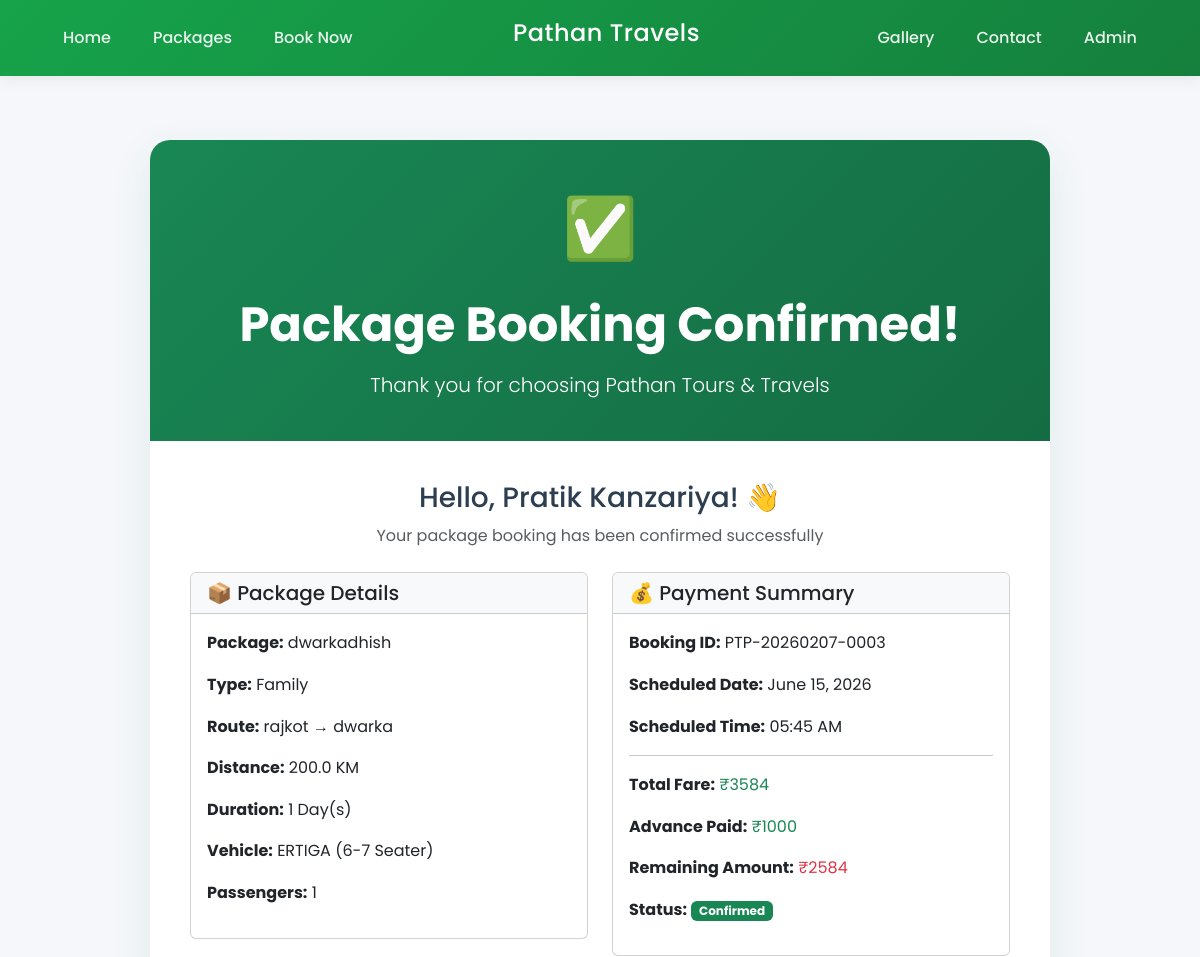
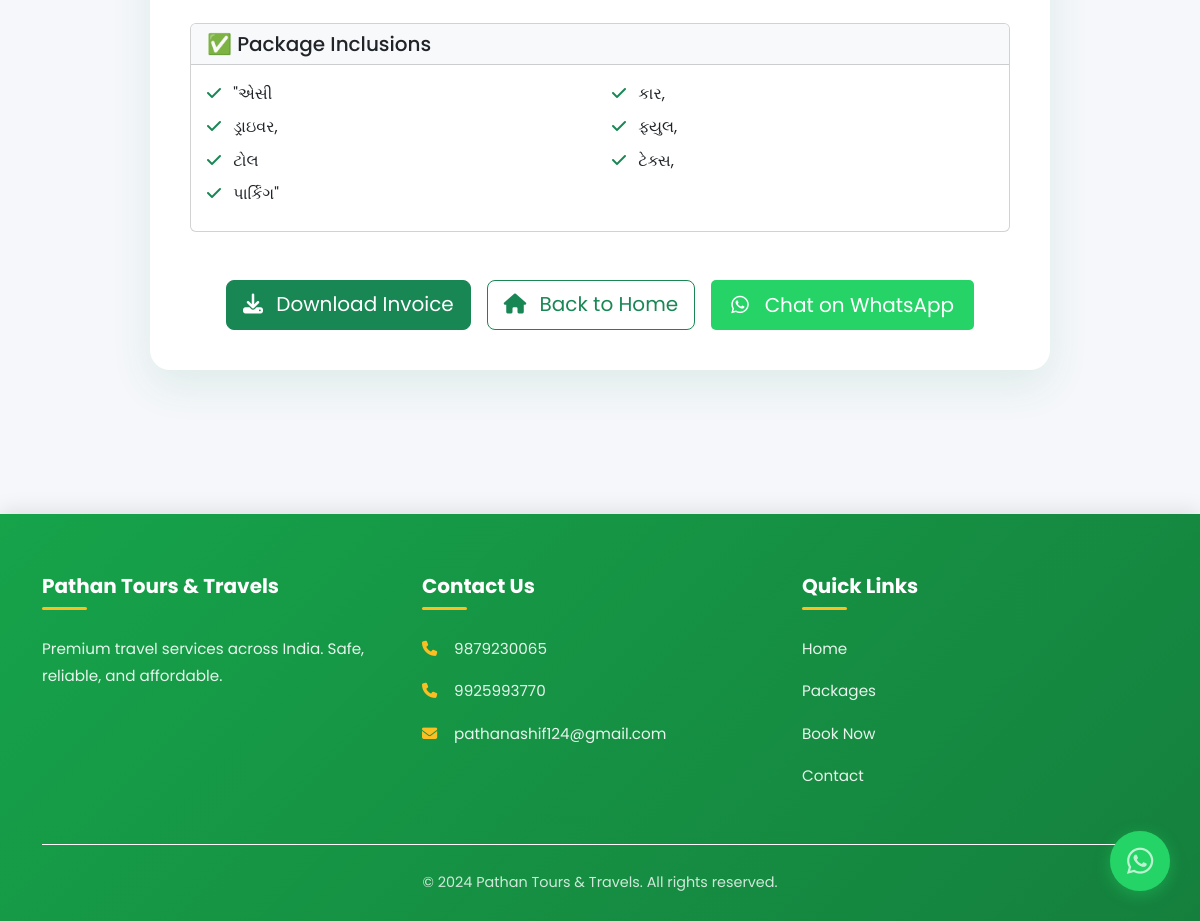
The page /packages/confirmation/3/ on the database its author committed (2 pictures, top to bottom).
### packages/models.py (models this page shows, shortened)
class PackageBooking(models.Model):
    STATUS_CHOICES = [
        ('PENDING', 'Pending'),
        ('CONFIRMED', 'Confirmed'),
        ('COMPLETED', 'Completed'),
        ('CANCELLED', 'Cancelled'),
    ]
    PAYMENT_STATUS_CHOICES = [
        ('PENDING', 'Pending'),
        ('ADVANCE_PAID', 'Advance Paid'),
        ('FULLY_PAID', 'Fully Paid'),
    ]
    package = models.ForeignKey(Package, on_delete=models.CASCADE, related_name='bookings')
    customer_name = models.CharField(max_length=100)
    customer_phone = models.CharField(max_length=10)
    customer_email = models.EmailField(blank=True, null=True)
    passengers_count = models.IntegerField(default=1)
    special_requirements = models.TextField(blank=True)
    total_amount = models.IntegerField()
    advance_paid = models.IntegerField(default=1000)
    razorpay_order_id = models.CharField(max_length=100, blank=True, null=True)
    razorpay_payment_id = models.CharField(max_length=100, blank=True, null=True)
    razorpay_signature = models.CharField(max_length=200, blank=True, null=True)
    status = models.CharField(max_length=20, choices=STATUS_CHOICES, default='PENDING')
    payment_status = models.CharField(max_length=20, choices=PAYMENT_STATUS_CHOICES, default='PENDING')
    invoice_no = models.CharField(max_length=20, unique=True, blank=True, null=True)
    created_at = models.DateTimeField(auto_now_add=True)
    updated_at = models.DateTimeField(auto_now=True)
    @property
    def remaining_amount(self):
        return self.total_amount - self.advance_paid
    class Meta:
        ordering = ['-created_at']
        verbose_name = 'Package Booking'
        verbose_name_plural = 'Package Bookings'

class Package(models.Model):
    PACKAGE_TYPES = [
        ('HONEYMOON', 'Honeymoon'),
        ('FAMILY', 'Family'),
        ('ADVENTURE', 'Adventure'),
        ('PILGRIMAGE', 'Pilgrimage'),
        ('CUSTOM', 'Custom'),
    ]
    VEHICLE_TYPES = [
        ('SEDAN', 'Sedan (4-Seater)'),
        ('ERTIGA', 'ERTIGA (6-7 Seater)'),
        ('TEMPO', 'Tempo Traveler (12 Seater)'),
        ('BUS', 'Mini Bus (20-25 Seater)'),
    ]
    name = models.CharField(max_length=200)
    package_type = models.CharField(max_length=20, choices=PACKAGE_TYPES)
    description = models.TextField()
    scheduled_date = models.DateField(
        help_text="Admin will set the travel date. Format: YYYY-MM-DD",
        blank=True,
        null=True,
    )
    scheduled_time = models.TimeField(
        help_text="Admin will set the travel time. Format: HH:MM (24-hour)",
        blank=True,
        null=True
    )
    pickup_location = models.CharField(max_length=200)
    drop_location = models.CharField(max_length=200)
    distance_km = models.FloatField(validators=[MinValueValidator(0)])
    duration_days = models.IntegerField(default=1)
    vehicle_type = models.CharField(max_length=20, choices=VEHICLE_TYPES)
    max_passengers = models.IntegerField(default=4)
    base_price = models.IntegerField()
    advance_amount = models.IntegerField(default=1000)
    is_festival_rate = models.BooleanField(default=False)
    cover_image = models.ImageField(upload_to='packages/', blank=True, null=True)
    inclusions = models.TextField(help_text="Separate with comma")
    exclusions = models.TextField(help_text="Separate with comma")
    important_notes = models.TextField(blank=True)
    created_at = models.DateTimeField(auto_now_add=True)
    updated_at = models.DateTimeField(auto_now=True)
    is_active = models.BooleanField(default=True)
    @property
    def formatted_scheduled_time(self):
        if self.scheduled_time:
            return self.scheduled_time.strftime('%I:%M %p')  # 12-hour format
        return "To be scheduled"
    class Meta:
        ordering = ['-created_at']
        verbose_name = 'Package'
        verbose_name_plural = 'Packages'

### packages/views.py (the view)
# urls.py: path('confirmation/<int:booking_id>/', views.package_booking_confirmation, name='package_booking_confirmation'),
def package_booking_confirmation(request, booking_id):
    booking = get_object_or_404(PackageBooking, id=booking_id)
    return render(request, 'packages/confirmation.html', {'booking': booking})

### templates/packages/confirmation.html (shortened to what this page needs)
{% extends 'base.html' %} {% load static %} {% block content %}
<div class="confirmation-wrapper">
    <div class="confirmation-card">
        <div class="confirmation-header">
            <div style="font-size: 60px; margin-bottom: 20px;">✅</div>
            <h1 class="display-5 fw-bold mb-3">Package Booking Confirmed!</h1>
            <p class="lead mb-0">Thank you for choosing Pathan Tours & Travels</p>
        </div>
        <div class="confirmation-body">
            <div class="text-center mb-4">
                <h3>Hello, {{ booking.customer_name }}! 👋</h3>
                <p class="text-muted">Your package booking has been confirmed successfully</p>
            </div>
            <div class="row">
                <div class="col-md-6">
                    <div class="card mb-4">
                        <div class="card-header bg-light">
                            <h5 class="mb-0">📦 Package Details</h5>
                        </div>
                        <div class="card-body">
                            <p><strong>Package:</strong> {{ booking.package.name }}</p>
                            <p><strong>Type:</strong> {{ booking.package.get_package_type_display }}</p>
                            <p><strong>Route:</strong> {{ booking.package.pickup_location }} → {{ booking.package.drop_location }}</p>
                            <p><strong>Distance:</strong> {{ booking.package.distance_km }} KM</p>
                            <p><strong>Duration:</strong> {{ booking.package.duration_days }} Day(s)</p>
                            <p><strong>Vehicle:</strong> {{ booking.package.get_vehicle_type_display }}</p>
                            <p><strong>Passengers:</strong> {{ booking.passengers_count }}</p>
                        </div>
                    </div>
                </div>
                <div class="col-md-6">
                    <div class="card mb-4">
                        <div class="card-header bg-light">
                            <h5 class="mb-0">💰 Payment Summary</h5>
                        </div>
                        <div class="card-body">
                            <p><strong>Booking ID:</strong> {{ booking.invoice_no }}</p>
                            {% if booking.package.scheduled_date %}
                            <p><strong>Scheduled Date:</strong> {{ booking.package.scheduled_date }}</p>
                            <p><strong>Scheduled Time:</strong> {{ booking.package.formatted_scheduled_time }}</p>
                            {% else %}
                            <p><strong>Schedule:</strong> <span class="text-warning">Will be confirmed by admin</span></p>
                            {% endif %}
                            <hr>
                            <p><strong>Total Fare:</strong> <span class="text-success">₹{{ booking.total_amount }}</span></p>
                            <p><strong>Advance Paid:</strong> <span class="text-success">₹{{ booking.advance_paid }}</span></p>
                            <p><strong>Remaining Amount:</strong> <span class="text-danger">₹{{ booking.remaining_amount }}</span></p>
                            <p><strong>Status:</strong> <span class="badge bg-success">{{ booking.get_status_display }}</span></p>
                        </div>
                    </div>
                </div>
            </div>
            <div class="card mb-4">
                <div class="card-header bg-light">
                    <h5 class="mb-0">✅ Package Inclusions</h5>
                </div>
                <div class="card-body">
                    <div class="row">
                        {% for inclusion in booking.package.inclusions.split %}
                        <div class="col-md-6 mb-2">
                            <i class="fas fa-check text-success me-2"></i> {{ inclusion }}
                        </div>
                        {% endfor %}
                    </div>
                </div>
            </div>
            <div class="text-center mt-5">
                <div class="d-flex flex-wrap justify-content-center gap-3">
                    <a href="{% url 'package_invoice' booking.id %}" class="btn btn-success btn-lg">
                        <i class="fas fa-download me-2"></i> Download Invoice
                    </a>
                    <a href="{% url 'home' %}" class="btn btn-outline-success btn-lg">
                        <i class="fas fa-home me-2"></i> Back to Home
                    </a>
                    <a href="https://wa.me/919879230065?text=Hello%20Pathan%20Tours,%20I%20have%20booked%20package%20{{ booking.invoice_no }}" class="btn btn-lg whatsapp-btn" target="_blank">
                        <i class="fab fa-whatsapp me-2"></i> Chat on WhatsApp
                    </a>
                </div>
            </div>
        </div>
    </div>
</div>
{% endblock %}

### static/css/style.css (style rules this page uses)
body { font-family: 'Poppins', sans-serif; background-color: #f8f9fa; }

### templates/base.html (style rules this page uses)
* { margin: 0; padding: 0; box-sizing: border-box; }
body { font-family: 'Poppins', sans-serif; background-color: #f5f7fa; color: #2c3e50; line-height: 1.6; }
html { scroll-behavior: smooth; }

### templates/packages/confirmation.html (style rules this page uses)
.confirmation-wrapper { min-height: 70vh; padding: 40px 20px; }
.confirmation-card { max-width: 900px; margin: 0 auto; background: white; border-radius: 20px; box-shadow: 0 15px 40px rgba(25, 135, 84, 0.1); overflow: hidden; }
.confirmation-header { background: linear-gradient(135deg, #198754, #146c43); color: white; padding: 40px; text-align: center; }
.confirmation-body { padding: 40px; }
.whatsapp-btn { background: #25D366; color: white; border: none; padding: 10px 20px; border-radius: 5px; display: inline-flex; align-items: center; gap: 8px; text-decoration: none; }

### rows shown on the page
PackageBooking: customer_name "Pratik Kanzariya", package.name "dwarkadhish", package.package_type "Family", package.pickup_location "rajkot", package.drop_location "dwarka", package.distance_km "200.0", package.duration_days "1", package.vehicle_type "ERTIGA (6-7 Seater)", passengers_count "1", invoice_no "PTP-20260207-0003", package.scheduled_date "June 15, 2026", package.formatted_scheduled_time "05:45 AM", total_amount "3584", advance_paid "1000", remaining_amount "2584", status "Confirmed"

### other values the page prints
{{ inclusion }} "\"એસી" "કાર," "ડ્રાઇવર," "ફ્યુલ," "ટોલ" "ટેક્સ," "પાર્કિંગ\""
